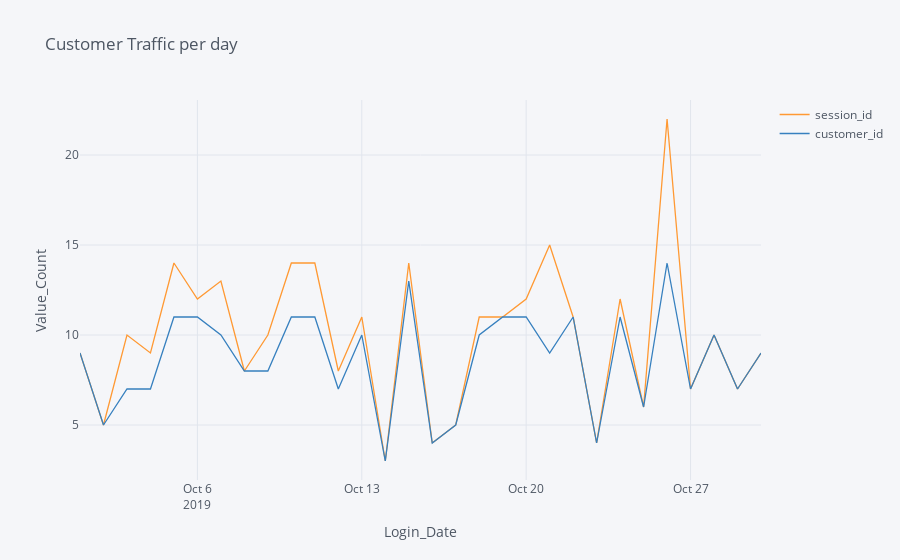

The code cell stored with this chart in its notebook:
### Code cell
#Graph to show Customer traffic
fig = show.groupby('login_date')[['session_id','customer_id']].nunique().iplot(title='Customer Traffic per day', xTitle='Login_Date', yTitle='Value_Count')

### Figure 1 — Plotly figure (JSON) as saved in the notebook; plotly's stock layout.template omitted (floating-point values rounded to 4 significant figures)
{"data": [{"line": {"color": "rgba(255, 153, 51, 1.0)", "dash": "solid", "shape": "linear", "width": 1.3}, "mode": "lines", "name": "session_id", "text": "", "type": "scatter", "x": ["2019-10-01", "2019-10-02", "2019-10-03", "2019-10-04", "2019-10-05", "2019-10-06", "2019-10-07", "2019-10-08", "2019-10-09", "2019-10-10", "2019-10-11", "2019-10-12", "2019-10-13", "2019-10-14", "2019-10-15", "2019-10-16", "2019-10-17", "2019-10-18", "2019-10-19", "2019-10-20", "2019-10-21", "2019-10-22", "2019-10-23", "2019-10-24", "2019-10-25", "2019-10-26", "2019-10-27", "2019-10-28", "2019-10-29", "2019-10-30"], "y": [9, 5, 10, 9, 14, 12, 13, 8, 10, 14, 14, 8, 11, 3, 14, 4, 5, 11, 11, 12, 15, 11, 4, 12, 6, 22, 7, 10, 7, 9]}, {"line": {"color": "rgba(55, 128, 191, 1.0)", "dash": "solid", "shape": "linear", "width": 1.3}, "mode": "lines", "name": "customer_id", "text": "", "type": "scatter", "x": ["2019-10-01", "2019-10-02", "2019-10-03", "2019-10-04", "2019-10-05", "2019-10-06", "2019-10-07", "2019-10-08", "2019-10-09", "2019-10-10", "2019-10-11", "2019-10-12", "2019-10-13", "2019-10-14", "2019-10-15", "2019-10-16", "2019-10-17", "2019-10-18", "2019-10-19", "2019-10-20", "2019-10-21", "2019-10-22", "2019-10-23", "2019-10-24", "2019-10-25", "2019-10-26", "2019-10-27", "2019-10-28", "2019-10-29", "2019-10-30"], "y": [9, 5, 7, 7, 11, 11, 10, 8, 8, 11, 11, 7, 10, 3, 13, 4, 5, 10, 11, 11, 9, 11, 4, 11, 6, 14, 7, 10, 7, 9]}], "layout": {"legend": {"bgcolor": "#F5F6F9", "font": {"color": "#4D5663"}}, "paper_bgcolor": "#F5F6F9", "plot_bgcolor": "#F5F6F9", "title": {"font": {"color": "#4D5663"}, "text": "Customer Traffic per day"}, "xaxis": {"gridcolor": "#E1E5ED", "showgrid": true, "tickfont": {"color": "#4D5663"}, "title": {"font": {"color": "#4D5663"}, "text": "Login_Date"}, "zerolinecolor": "#E1E5ED"}, "yaxis": {"gridcolor": "#E1E5ED", "showgrid": true, "tickfont": {"color": "#4D5663"}, "title": {"font": {"color": "#4D5663"}, "text": "Value_Count"}, "zerolinecolor": "#E1E5ED"}}}
